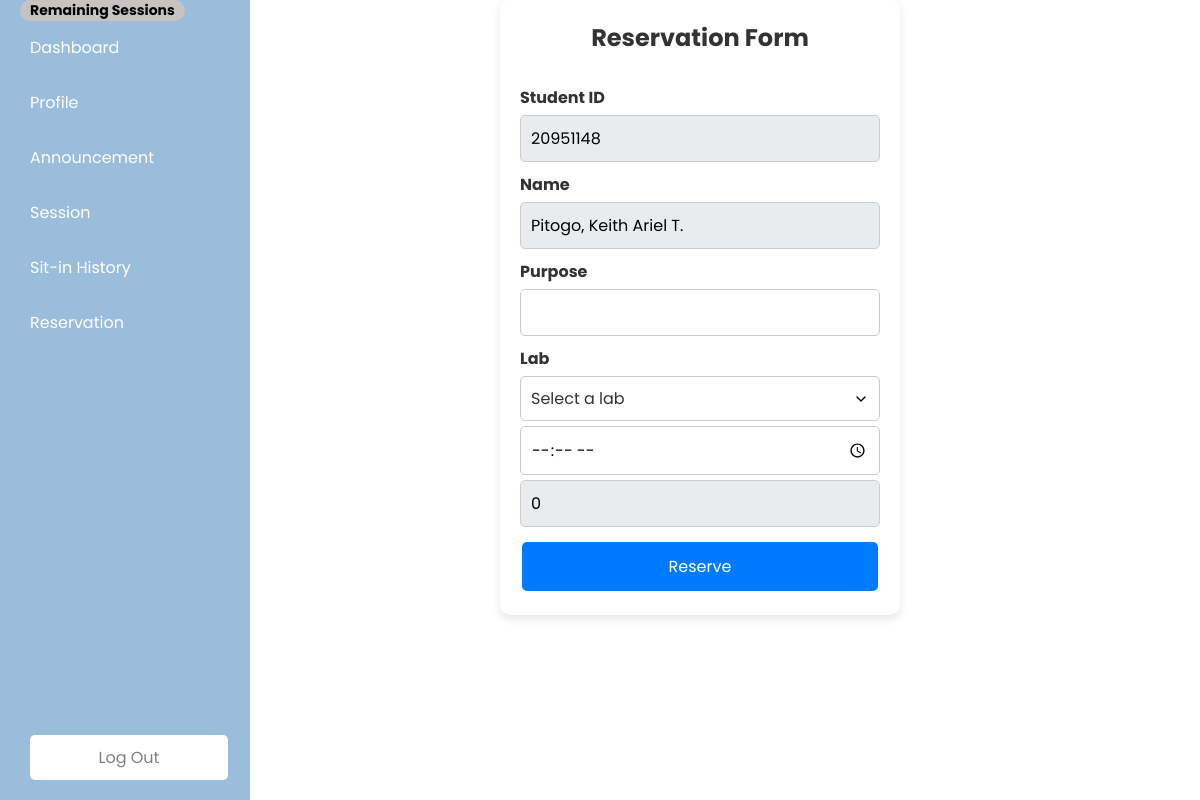
Before: /Reservation (signed in) with the older database file.
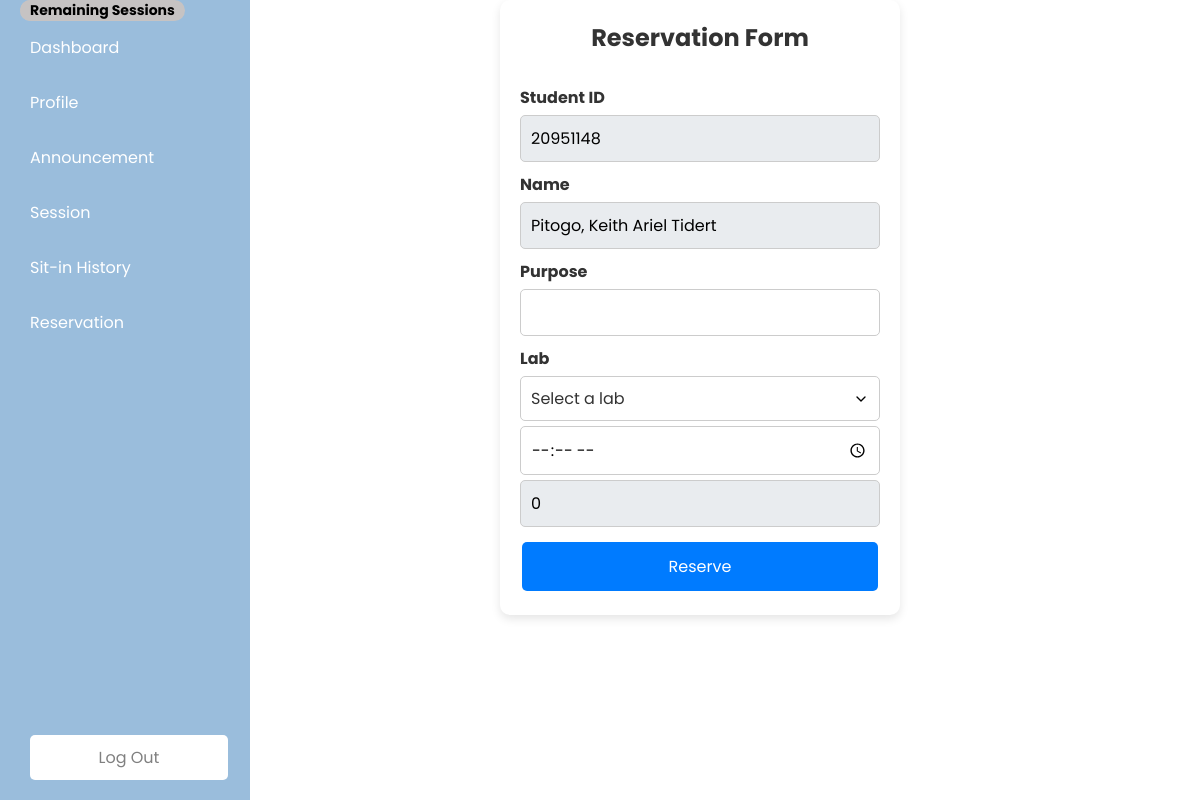
After: the same page with the newer database file.
### tables this page shows
CREATE TABLE users(
idno integer primary key,
lastname text not null,
firstname text not null,
middlename text,
course text not null,
year_level integer not null,
email text unique not null,
username text unique not null,
password text not null, sessions TEXT DEFAULT NULL, address text, photo text);

### app.py (the view, shortened to what this page needs)
@app.route('/Reservation', methods=['GET', 'POST'])
def Reservation():
    print(f"Reservation route - Session contents: {session}")
    if 'username' not in session:
        return redirect(url_for('login'))
    if 'student_id' not in session:
        print("No student_id in session!")
        flash("Please log in again.", "error")
        return redirect(url_for('login'))
    conn = sqlite3.connect('users.db')
    cursor = conn.cursor()
    try:
        cursor.execute("SELECT idno, firstname, middlename, lastname, sessions FROM users WHERE idno = ?", (session['student_id'],))
        user = cursor.fetchone()
        print(f"Found user: {user}")
        if user:
            user_data = {
                "idno": user[0],
                "firstname": user[1],
                "middlename": user[2] if user[2] else '',
                "lastname": user[3],
                "sessions": user[4] if user[4] else 0
            }
        else:
            user_data = None
            print("No user found with student_id:", session['student_id'])
    except Exception as e:
        print(f"Error in database query: {e}")
        user_data = None
    conn.close()
    return render_template('reservation.html', user=user_data)

### templates/reservation.html (shortened to what this page needs)
<!DOCTYPE html>
<html lang="en">
<head>
    <link rel="stylesheet" href="{{ url_for('static', filename='styles.css') }}">
</head>
<body>
    <div class="container">
        <nav class="sidebar">
            <ul>
                <li><a href="{{ url_for('Dashboard') }}">Dashboard</a></li>
                <li><a href="{{ url_for('Profile') }}">Profile</a></li>
                <li><a href="{{ url_for('Announcement') }}">Announcement</a></li>
                <li><a href="{{ url_for('Session') }}">Session</a></li>
                <li><a href="{{ url_for('History') }}">Sit-in History</a></li>
                <li><a href="{{ url_for('Reservation') }}">Reservation</a></li>
            </ul>
            <div class="logout-section">
                <a href="{{ url_for('logout') }}" class="logout-btn">Log Out</a>
            </div>
        </nav>
        <div class="reservation-container">
            <h2>Reservation Form</h2>
            <form method="POST" action="{{ url_for('Reservation') }}">
                <label for="student_id">Student ID</label>
                <input type="text" id="student_id" name="student_id" value="{{ user['idno'] }}" readonly>
                <label for="name">Name</label>
                <input type="text" id="name" name="name" value="{{ user['lastname'] }}, {{ user['firstname'] }} {{ user['middlename'] if user['middlename'] else '' }}" readonly>
                <label for="purpose">Purpose</label>
                <input type="text" id="purpose" name="purpose" required>
                <label for="lab">Lab</label>
                <select id="lab" name="lab" required>
                    <option value="Select a laboratory">Select a lab</option>
                </select>
                <label for="time_in">Time In</label>
                <input type="time" id="time_in" name="time_in" required>
                <label for="remaining_sessions">Remaining Sessions</label>
                <input type="number" id="remaining_sessions" name="remaining_sessions" value="{{ user['sessions'] }}" readonly>
                <button type="submit">Reserve</button>
            </form>
        </div>
    </div>
</body>
</html>

### static/styles.css (style rules this page uses)
* { margin: 0; padding: 0; box-sizing: border-box; font-family: 'Poppins', sans-serif; }
:root { --primary-color: #c6c3c3; --secondary-color: #ffffff; --black-color: #000000; }
a { text-decoration: none; color: var(--secondary-color); }
.input-field:focus ~ label, .input-field:valid ~ label, select:focus ~ label, select:valid ~ label { position: absolute; top: -10px; left: 20px; font-size: 14px; background-color: var(--primary-color); color: var(--black-color); padding: 0 10px; border-radius: 30px; }
select { padding: 10px; border: 2px solid #eee; border-radius: 8px; font-size: 16px; width: 100%; background-color: white; color: #333; cursor: pointer; }
select option:checked { background-color: #9ABDDC; color: white; }
select option { padding: 10px; background-color: white; color: #333; }
select { -webkit-appearance: none; -moz-appearance: none; appearance: none; background-repeat: no-repeat; background-position: right 10px center; background-size: 1em; padding-right: 40px; }
.sidebar { width: 250px; background-color: #9ABDDC; color: white; padding-top: 20px; position: fixed; height: 100%; display: flex; flex-direction: column; align-items: flex-start; padding-left: 20px; }
.sidebar ul { list-style: none; padding: 0; width: 100%; }
.sidebar ul li { width: 100%; }
.sidebar ul li a { display: block; padding: 15px; color: white; text-decoration: none; text-align: left; padding-left: 10px; transition: 0.3s; }
.logout-section { margin-top: auto; padding-bottom: 20px; width: 100%; padding-left: 10px; }
.logout-btn { display: block; width: 90%; padding: 10px; text-align: center; background-color: #ffffff; color: #808080; text-decoration: none; border-radius: 5px; transition: 0.3s; }
button[type="submit"] { background-color: #4CAF50; border: none; color: white; padding: 10px 20px; text-align: center; text-decoration: none; display: inline-block; font-size: 16px; margin: 4px 2px; cursor: pointer; border-radius: 5px; }
.reservation-container { background: #fff; padding: 20px; border-radius: 10px; box-shadow: 0px 4px 10px rgba(0, 0, 0, 0.1); width: 400px; margin: auto; margin-left: 500px; }
.reservation-container h2 { text-align: center; color: #333; margin-bottom: 20px; }
.reservation-container form { display: flex; flex-direction: column; }
.reservation-container label { font-weight: bold; margin-top: 10px; color: #333; }
.reservation-container input, .reservation-container select { width: 100%; padding: 10px; margin-top: 5px; border: 1px solid #ccc; border-radius: 5px; font-size: 16px; }
.reservation-container input[readonly] { background-color: #e9ecef; cursor: not-allowed; }
.reservation-container button { background-color: #007bff; color: #fff; padding: 12px; border: none; border-radius: 5px; cursor: pointer; font-size: 16px; margin-top: 15px; }
select { appearance: none; -webkit-appearance: none; -moz-appearance: none; background-repeat: no-repeat; background-position: right 10px center; background-size: 1em; padding-right: 40px; }

Changed rows visible on the page:
changed users id 20951148: name "Pitogo, Keith Ariel T." → "Pitogo, Keith Ariel Tidert"
